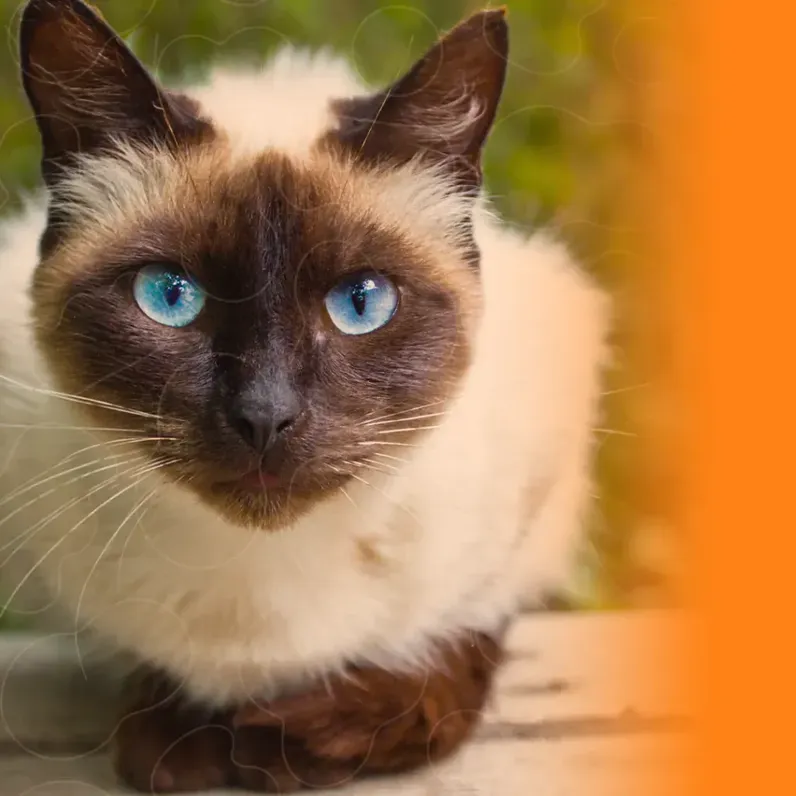
#> input picture gato.webp, 796 x 796 px, shrunk from 1024 x 1024 before the run
$ python img.py
#> lines starting #> are read from the running program, lines starting #| are printed output that depends on the picture
from PIL import Image, ImageFilter, ImageColor


imagem = Image.open("gato.webp")
#> imagem is the input picture: PIL image 796x796 RGB; mean R, G, B 164.1, 118.9, 71.8
imagem_filtrada = imagem.filter(ImageFilter.SHARPEN)

# Convertendo para escala de cinza
imagem_pb = imagem.convert('L')
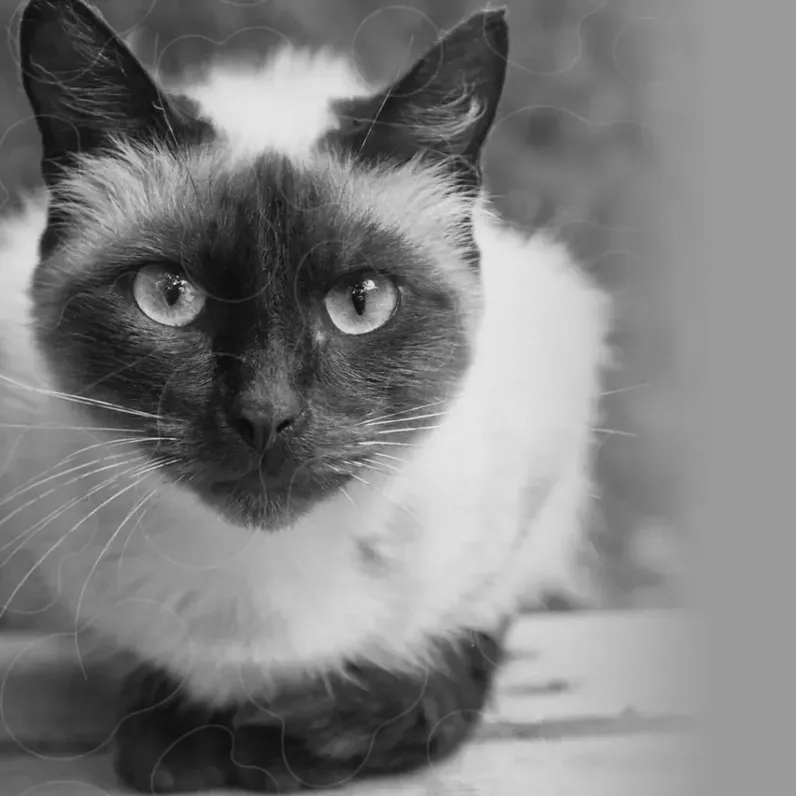
#> imagem_pb: PIL image 796x796 L; min 8, max 236, mean 127

imagem_pb.save('imagem_preto_branco.jpg')


largura, altura =imagem.size
#> largura = 796; altura = 796
print (f"Largura: {largura} pixels, Altura: {altura} pixels")
#| Largura: 796 pixels, Altura: 796 pixels


im1= Image.open("flor_de_lotus.png")
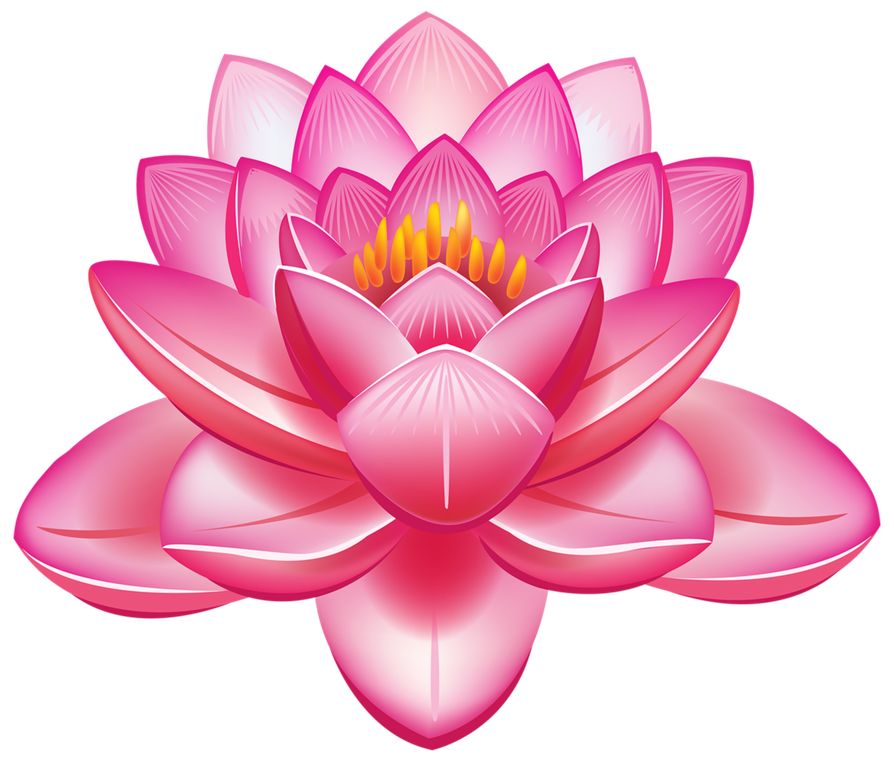
#> input picture flor_de_lotus.png, 894 x 762 px, shrunk from 1149 x 980 before the run
#> im1 is the input picture: PIL image 894x762 RGBA; mean R, G, B, A 131.5, 68.4, 90.5, 140.4
im2= Image.open("girassol.png")
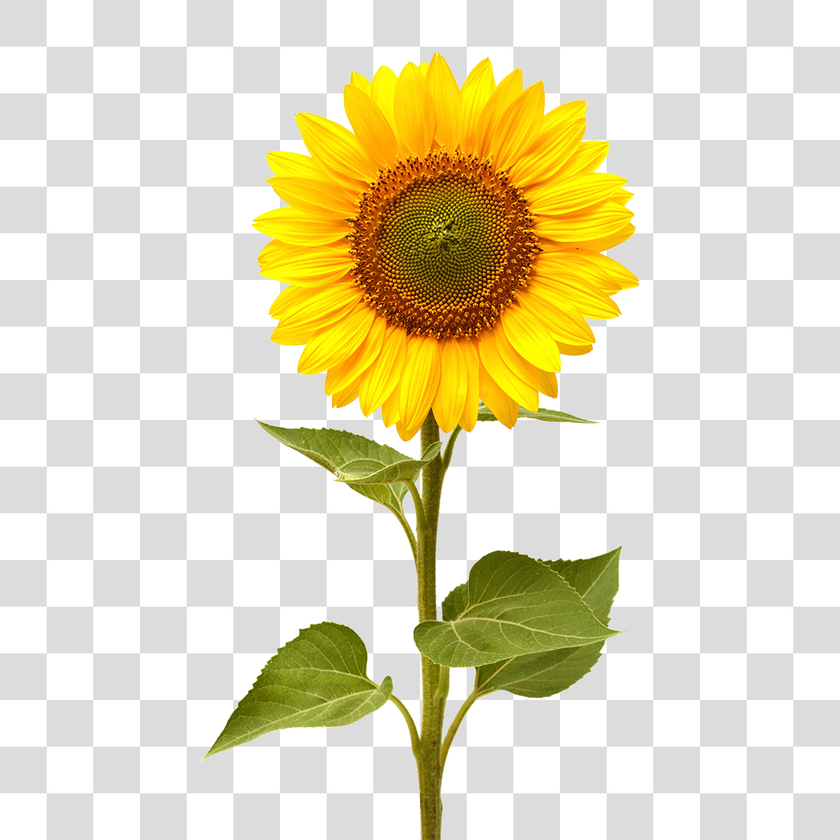
#> input picture girassol.png, 840 x 840 px, shrunk from 1080 x 1080 before the run
#> im2 is the input picture: PIL image 840x840 RGB; mean R, G, B 227.3, 220.1, 188.2


def merge(im1, im2):
    w = im1.size[0] + im2.size[0]
#> w = 1734
    h = max(im1.size[1], im2.size[1])
#> h = 840
    im = Image.new("RGBA", (w, h))
#> im: PIL image 1734x840 RGBA; every value is 0

    im.paste(im1)
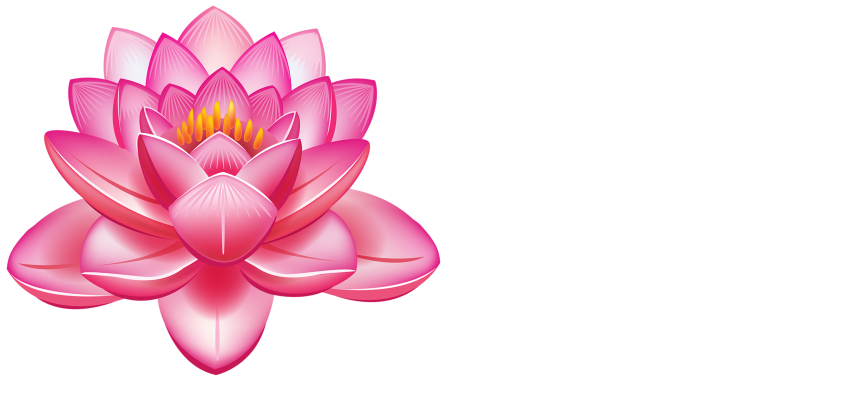
#> im: PIL image 1734x840 RGBA (shown at 1/2 size); mean R, G, B, A 61.5, 32, 42.3, 65.7; transparent parts drawn white
    im.paste(im2, (im1.size[0], 0))
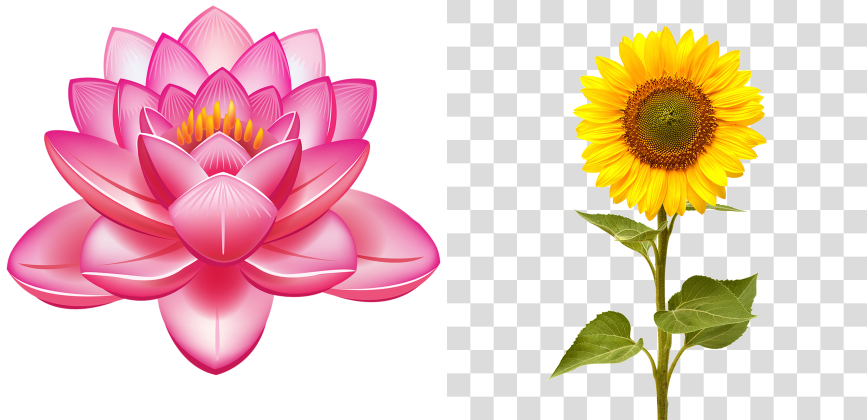
#> im: PIL image 1734x840 RGBA (shown at 1/2 size); mean R, G, B, A 171.6, 138.6, 133.5, 189.2; transparent parts drawn white

    return im

new_image=merge(im1, im2)
new_image.show()
